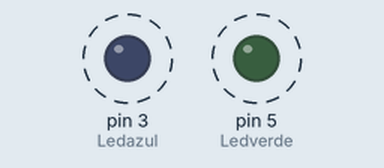
Bench run of a sketch on a simulated Arduino Uno, built with avr-gcc and run on an emulated ATmega328P. Shown: output pins drawn as LEDs (lit = HIGH). Dashed ring = blinking.

Above: at 0.3 s.
Timing chart, 0 to 3.0 s (numbered marks = the images above):
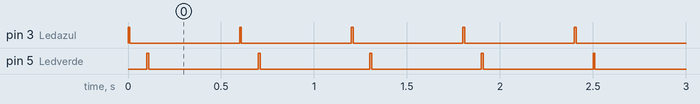

Measured:
- by itself, pin 3 (Ledazul), pin 5 (Ledverde): alternates HIGH for 0.01 s and LOW for 0.59 s

The sketch:

SistemaLOOP.ino
```cpp
#define Ledazul 3
#define Ledverde 5
#define Potenciometro A0


void setup() {
  Serial.begin(9600);
  pinMode(Ledazul, OUTPUT);
  pinMode(Ledverde, OUTPUT);
}

void loop()
{
Parpadeo100();
Parpadeo500();
}

void Parpadeo100(){
    digitalWrite(Ledazul, HIGH);
    delay(10);
    digitalWrite(Ledazul, LOW);
    delay(90);

}

void Parpadeo500(){

    digitalWrite(Ledverde, HIGH);
    delay(10);
    digitalWrite(Ledverde, LOW);
    delay(490);

}
```
